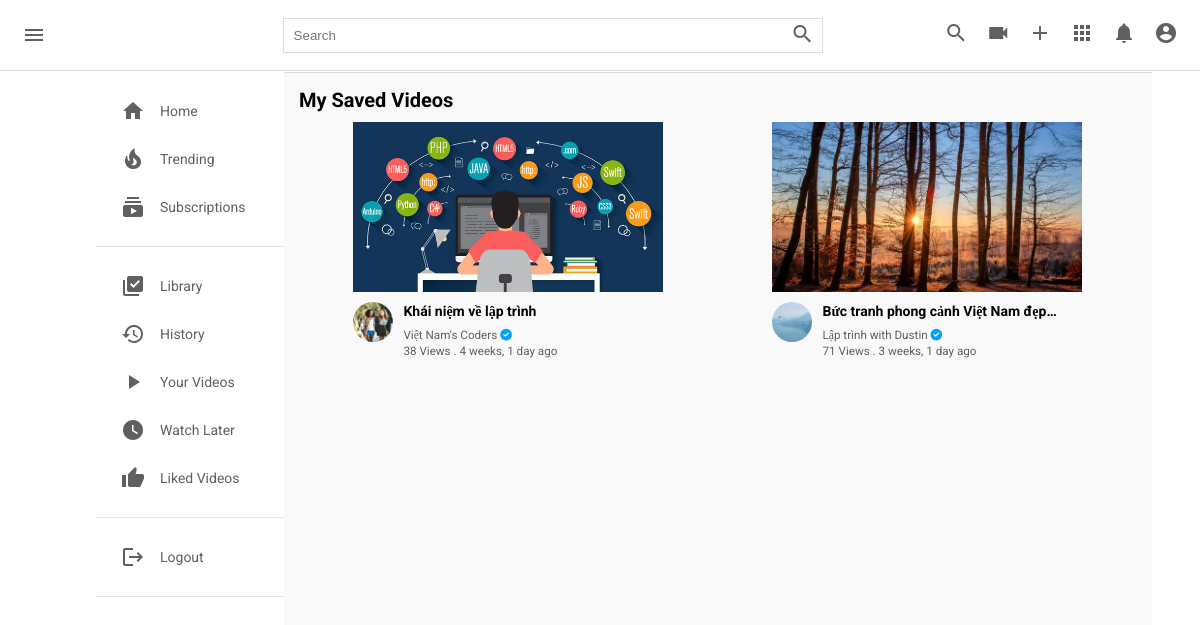
Page /saved-videos/ (signed in) on the committed database.
### core/models.py (models this page shows, shortened)
class Video(models.Model):
  video = models.FileField(upload_to=user_directory_path)
  image = models.ImageField(upload_to=user_directory_path, null=True, blank=True)
  title = models.CharField(max_length=100)
  description = models.TextField(null=True, blank=True)
  tags = TaggableManager()
  date = models.DateTimeField(auto_now_add=True)
  visibility = models.CharField(choices=VISIBILITY, max_length=100, default="public")
  user = models.ForeignKey(User, on_delete=models.SET_NULL, null=True)
  views = models.PositiveIntegerField(default=0)
  likes = models.ManyToManyField(User, related_name="likes")
  featured = models.BooleanField(default=False)

### channel/models.py (models this page shows, shortened)
class Channel(models.Model):
  channel_art = models.ImageField(upload_to=user_directory_path, null=True, blank=True)
  image = models.ImageField(upload_to=user_directory_path, null=True, blank=True)
  full_name = models.CharField(max_length=200)
  channel_name = models.CharField(max_length=200)
  description = models.TextField(null=True, blank=True)
  keywords = TaggableManager()
  joined = models.DateTimeField(auto_now_add=True)
  status = models.CharField(choices=STATUS, max_length=100, default="active")
  user = models.OneToOneField(User, on_delete=models.SET_NULL, null=True, related_name="channel")
  subscribers = models.ManyToManyField(User, related_name="user_subs")
  verified = models.BooleanField(default=False)
  total_views = models.IntegerField(default=0)
  business_email = models.EmailField(null=True, blank=True)
  make_business_email_public = models.BooleanField(default=False)
  business_location = models.CharField(null=True, blank=True, max_length=500)
  make_business_location_public = models.BooleanField(default=False)
  website = models.URLField(default="https://my-website.com/")
  instagram = models.URLField(default="https://instagram.com/")
  facebook = models.URLField(default="https://facebook.com/")
  twitter = models.URLField(default="https://twitter.com/")

### core/views.py (the view)
# urls.py: path("saved-videos/", views.saved_videos, name="saved-videos"),
def saved_videos(request):
  try:
    video = request.user.profile.saved_videos.all()
  except:
    video = None
  context = {
    "video": video
  }
  return render(request, "saved-video.html", context)

### templates/saved-video.html
{% extends 'base.html' %}
{% load static %}
{% block content %}
<div class="mainBody">
    {% include 'partials/sidebar.html' %}
    <div class="videos">
        <div class="drop-down-container">
            <h1 style="font-size: 20px;">My Saved Videos</h1>
        </div>
        <div class="videos__container">
            {% for v in video %}
            <div class="video">
                <div class="video__thumbnail">
                    {% if v.image %}
                    <a href="{% url 'video-detail' v.id %}"><img src="{{v.image.url}}" alt=""></a>
                    {% else %}
                    <a href="{% url 'video-detail' v.id %}"><img src="https://encrypted-tbn0.gstatic.com/images?q=tbn:ANd9GcQrf0lpB42PwkxZCIvkgPjzFbA4SMYVhjyVLDdrC5_OLJEAI4GCqBfknjVqIeqQXvHuX9A&usqp=CAU" alt=""></a>
                    {% endif %}
                </div>
                <div class="video__details">
                    <div class="author">
                        {% if v.user.channel.image %}
                        <a href="{% url 'channel-profile' v.user.channel.id %}"><img src="{{ v.user.channel.image.url }}" alt=""></a>
                        {% else %}
                        <a href="{% url 'channel-profile' v.user.channel.id %}"><img src="https://cdn-icons-png.flaticon.com/512/1053/1053244.png?w=360" alt=""></a>
                        {% endif %}
                    </div>
                    <div class="title">
                        <a href="{% url 'video-detail' v.id %}"><h3>{{v.title|truncatechars:34}}</h3></a>
                        <a href="{% url 'channel-profile' v.user.channel.id %}"><small>{{v.user.channel.channel_name}} {% if v.user.channel.verified == True %} <i class="fas fa-check-circle"></i> {% endif %} </small></a>
                        <span><small>{{ v.views }} View{{ v.views|pluralize }} . {{ v.date|timesince }} ago</small></span>
                    </div>
                </div>
            </div>
            {% empty %}
            <p>No Saved Videos</p>
            {% endfor %}
        </div>
    </div>
</div>
{% endblock content %}

### static/css/style.css (style rules this page uses)
* { margin: 0; padding: 0; box-sizing: border-box; }
body { font-family: poppins; }
.mainBody { height: calc(100vh - 70px); display: flex; overflow: hidden; }
.videos { background-color: #f9f9f9; width: 100%; height: 100%; padding: 15px 15px; border-top: 1px solid #ddd; overflow-y: scroll; }
.videos__container { display: flex; flex-direction: row; justify-content: space-around; flex-wrap: wrap; }
.video { width: 310px; margin-bottom: 30px; }
.video__thumbnail { width: 100%; height: 170px; }
.video__thumbnail img { object-fit: cover; height: 100%; width: 100%; }
.author img { object-fit: cover; border-radius: 50%; height: 40px; width: 40px; margin-right: 10px; }
.video__details { display: flex; margin-top: 10px; }
.title { display: flex; flex-direction: column; }
.title h3 { color: rgb(3, 3, 3); line-height: 18px; font-size: 14px; margin-bottom: 6px; }
.title a, span { text-decoration: none; color: rgb(96, 96, 96); font-size: 14px; }
h1 { font-size: 20px; margin-bottom: 10px; color: rgb(3, 3, 3); }
.drop-down-container { display: flex; align-items: center; justify-content: space-between; }
a { text-decoration: none; }

### static/css/single.css (style rules this page uses)
body { font-family: "Roboto", "sans-serif"; padding: 16px 16px 0; margin: 56px 0 0 0 ; font-size: 16px; color: black; background-color: white; }
.fa-check-circle { color: rgb(0, 162, 255); }
@media screen and (min-width: 768px) { body { padding: 16px 48px 0 96px; } }

### templates/base.html (style rules this page uses)
a { text-decoration: none; }

### rows in the picture
Video: image (picture), user.channel.image (picture), title "Khái niệm về lập trình", user.channel.channel_name "Việt Nam's Coders", views "38", date "4 weeks, 1 day"
Video: image (picture), user.channel.image (picture), title "Bức tranh phong cảnh Việt Nam đẹp…", user.channel.channel_name "Lập trình with Dustin", views "71", date "3 weeks, 1 day"
